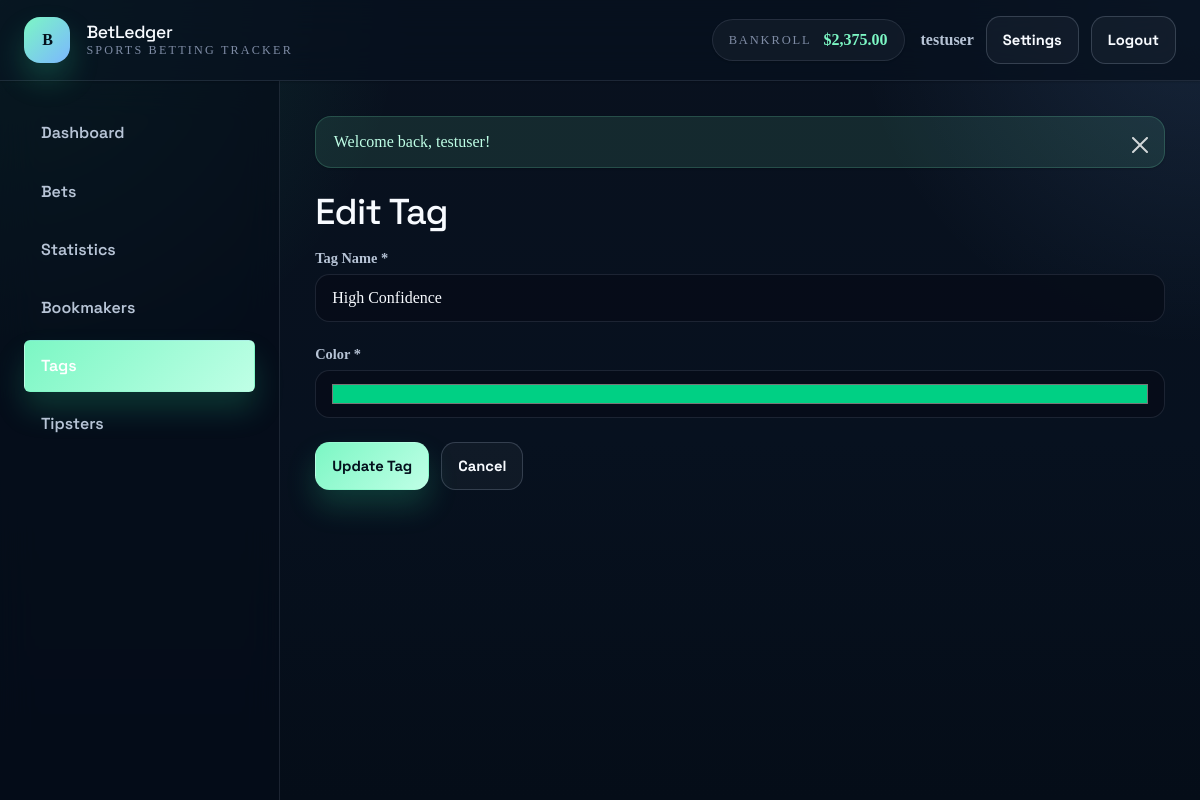
The page /tags/1/edit (signed in) on the database its author committed.
### tables this page shows
CREATE TABLE users (
    id INT PRIMARY KEY AUTO_INCREMENT,
    username VARCHAR(50) UNIQUE NOT NULL,
    email VARCHAR(120) UNIQUE NOT NULL,
    password_hash VARCHAR(255) NOT NULL,
    currency VARCHAR(3) DEFAULT 'USD',
    timezone VARCHAR(50) DEFAULT 'UTC',
    odds_format VARCHAR(20) DEFAULT 'decimal',
    date_format VARCHAR(20) DEFAULT 'Y-m-d',
    bankroll_start DECIMAL(12, 2) DEFAULT 0,
    created_at TIMESTAMP DEFAULT CURRENT_TIMESTAMP,
    updated_at TIMESTAMP DEFAULT CURRENT_TIMESTAMP ON UPDATE CURRENT_TIMESTAMP,
    deleted_at TIMESTAMP NULL,
    INDEX idx_email (email),
    INDEX idx_username (username)
);

CREATE TABLE tags (
    id INT PRIMARY KEY AUTO_INCREMENT,
    user_id INT NOT NULL,
    name VARCHAR(50) NOT NULL,
    color VARCHAR(7) DEFAULT '#3498db',
    created_at TIMESTAMP DEFAULT CURRENT_TIMESTAMP,
    FOREIGN KEY (user_id) REFERENCES users(id) ON DELETE CASCADE,
    UNIQUE KEY unique_user_tag (user_id, name),
    INDEX idx_user_id (user_id)
);

### src/views/tags/edit.php (called while the page is built, shortened)
<?php
include __DIR__ . '/../layout.php';
?>

### src/controllers/TagController.php (called while the page is built, shortened)
<?php
class TagController {
    public static function showEdit($tagId) {
        $userId = getCurrentUserId();
        $tagModel = new Tag();
        $tag = $tagModel->getById($tagId, $userId);
        include __DIR__ . '/../views/tags/edit.php';
    }
}

### config/helpers.php (called while the page is built, shortened)
<?php
function sanitize($input) {
    return htmlspecialchars($input, ENT_QUOTES, 'UTF-8');
}
function formatCurrency($amount, $currency = 'USD', $decimals = 2) {
    $symbols = CURRENCY_SYMBOLS;
    $symbol = isset($symbols[$currency]) ? $symbols[$currency] : '$';
    $formatted = number_format($amount, $decimals, '.', ',');
    return $symbol . $formatted;
}
function isLoggedIn() {
    return isset($_SESSION['user_id']);
}
function getCurrentUserId() {
    return $_SESSION['user_id'] ?? null;
}
function getCurrentUser() {
    $db = Database::getInstance()->getConnection();
    $stmt = $db->prepare('SELECT * FROM users WHERE id = ?');
    $stmt->execute([getCurrentUserId()]);
    return $stmt->fetch();
}
function getFlash($type) {
    if (isset($_SESSION['flash'][$type])) {
        $message = $_SESSION['flash'][$type];
        return $message;
    }
    return null;
}
function hasFlash($type) {
    return isset($_SESSION['flash'][$type]);
}

### config/Database.php (called while the page is built, shortened)
<?php
class Database {
    private static $instance = null;
    private $connection = null;
    private function __construct() {
        try {
            $dsn = 'mysql:host=' . DB_HOST . ';port=' . DB_PORT . ';dbname=' . DB_NAME . ';charset=utf8mb4';
            $this->connection = new PDO(
                $dsn,
                DB_USER,
                DB_PASS,
                [
                    PDO::ATTR_ERRMODE => PDO::ERRMODE_EXCEPTION,
                    PDO::ATTR_DEFAULT_FETCH_MODE => PDO::FETCH_ASSOC,
                    PDO::ATTR_EMULATE_PREPARES => false,
                    PDO::MYSQL_ATTR_INIT_COMMAND => "SET NAMES utf8mb4 COLLATE utf8mb4_unicode_ci"
                ]
            );
        } catch (PDOException $e) {
            die('Database Connection Error: ' . $e->getMessage());
        }
    }
    public static function getInstance() {
        if (self::$instance === null) {
            self::$instance = new Database();
        }
        return self::$instance;
    }
    public function getConnection() {
        return $this->connection;
    }
}

### src/models/User.php (called while the page is built, shortened)
<?php
class User {
    private $db;
    public function __construct() {
        $this->db = Database::getInstance()->getConnection();
    }
    public function getCurrentBankroll($userId) {
        $stmt = $this->db->prepare('
            SELECT SUM(account_balance + bonus_balance) as total_balance
            FROM bookmakers
            WHERE user_id = ? AND is_archived = 0
        ');
        $stmt->execute([$userId]);
        $result = $stmt->fetch();
        return $result['total_balance'] ?? 0;
    }
}

### src/models/Tag.php (called while the page is built, shortened)
<?php
class Tag {
    private $db;
    public function __construct() {
        $this->db = Database::getInstance()->getConnection();
    }
    public function getById($tagId, $userId) {
        $stmt = $this->db->prepare('SELECT * FROM tags WHERE id = ? AND user_id = ?');
        $stmt->execute([$tagId, $userId]);
        return $stmt->fetch();
    }
}

### src/views/tags/edit-content.php (the view, shortened to what this page needs)
<div class="form-container">
    <h1>Edit Tag</h1>
    <form method="POST" action="/tags/<?php echo $tag['id']; ?>/edit" class="form">
        <div class="form-group">
            <label for="name">Tag Name *</label>
            <input type="text" id="name" name="name" value="<?php echo sanitize($tag['name']); ?>" required maxlength="50">
        </div>
        <div class="form-group">
            <label for="color">Color *</label>
            <input type="color" id="color" name="color" value="<?php echo $tag['color']; ?>" required>
        </div>
        <div class="form-actions">
            <button type="submit" class="btn btn-primary">Update Tag</button>
            <a href="/tags" class="btn btn-secondary">Cancel</a>
        </div>
    </form>
</div>

### src/views/layout.php (shortened to what this page needs)
<!DOCTYPE html>
<html lang="en">
<head>
    <link href="https://cdn.jsdelivr.net/npm/bootstrap@5.3.3/dist/css/bootstrap.min.css" rel="stylesheet">
    <link rel="stylesheet" href="/css/style.css">
</head>
<body class="<?php echo isLoggedIn() ? 'app-shell authenticated-shell' : 'app-shell guest-shell'; ?>">
    <?php $currentRoute = $request_uri ?? ''; ?>
    <div class="app-shell-frame">
        <header class="app-header">
            <div class="container-fluid px-4 py-3 header-content">
                <a href="/" class="logo text-decoration-none">
                    <?php if (isLoggedIn()): ?>
                    <span class="brand-mark"><?php echo substr(APP_NAME, 0, 1); ?></span>
                    <?php endif; ?>
                    <span>
                        <h1><?php echo APP_NAME; ?></h1>
                        <span class="tagline">Sports betting tracker</span>
                    </span>
                </a>
                <?php if (isLoggedIn()): ?>
                <div class="header-right">
                    <div class="bankroll-display">
                        <?php
                        $user = new User();
                        $bankroll = $user->getCurrentBankroll(getCurrentUserId());
                        $currency = getCurrentUser()['currency'] ?? 'USD';
                        ?>
                        <span class="label">Bankroll</span>
                        <span class="amount <?php echo $bankroll < 0 ? 'negative' : 'positive'; ?>">
                            <?php echo formatCurrency($bankroll, $currency); ?>
                        </span>
                    </div>
                    <div class="user-menu">
                        <span class="username"><?php echo sanitize(getCurrentUser()['username']); ?></span>
                        <a href="/settings" class="btn btn-outline-light btn-sm">Settings</a>
                        <a href="/logout" class="btn btn-light btn-sm">Logout</a>
                    </div>
                </div>
                <?php endif; ?>
            </div>
        </header>
        <div class="main-layout">
            <?php if (isLoggedIn()): ?>
            <aside class="sidebar">
                <div class="sidebar-inner">
                    <nav class="nav-menu nav nav-pills flex-column">
                        <a href="/" class="nav-item nav-link <?php echo ($currentRoute === '' || $currentRoute === 'dashboard') ? 'active' : ''; ?>">Dashboard</a>
                        <a href="/bets" class="nav-item nav-link <?php echo strpos($currentRoute, 'bets') === 0 ? 'active' : ''; ?>">Bets</a>
                        <a href="/statistics" class="nav-item nav-link <?php echo strpos($currentRoute, 'statistics') === 0 ? 'active' : ''; ?>">Statistics</a>
                        <a href="/bookmakers" class="nav-item nav-link <?php echo strpos($currentRoute, 'bookmakers') === 0 ? 'active' : ''; ?>">Bookmakers</a>
                        <a href="/tags" class="nav-item nav-link <?php echo strpos($currentRoute, 'tags') === 0 ? 'active' : ''; ?>">Tags</a>
                        <a href="/tipsters" class="nav-item nav-link <?php echo strpos($currentRoute, 'tipsters') === 0 ? 'active' : ''; ?>">Tipsters</a>
                    </nav>
                </div>
            </aside>
            <?php endif; ?>
            <main class="main-content">
                <?php if (hasFlash('success')): ?>
                <div class="alert alert-success alert-dismissible fade show" role="alert">
                    <?php echo getFlash('success'); ?>
                    <button type="button" class="btn-close" data-bs-dismiss="alert" aria-label="Close"></button>
                </div>
                <?php endif; ?>
                <?php include $content_view; ?>
            </main>
        </div>
    </div>
</body>
</html>

### rows shown on the page
users: username "testuser"
tags: name "High Confidence", color "#00d084"

### other values the page prints
substr(APP_NAME, 0, 1) "B"
APP_NAME "BetLedger"
formatCurrency($bankroll, $currency) "$2,375.00"
getFlash('success') "Welcome back, testuser!"
